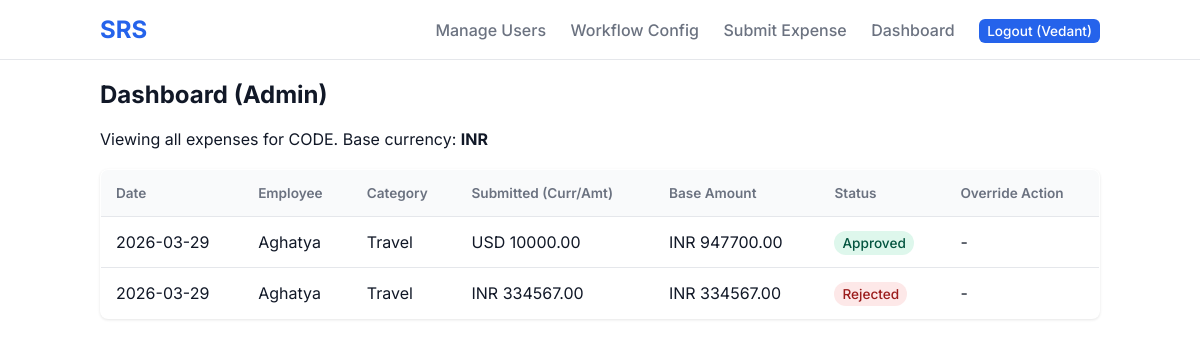
The page /dashboard (signed in) on the database its author committed.
### models.py (models this page shows)
class User(UserMixin, db.Model):
    id = db.Column(db.Integer, primary_key=True)
    username = db.Column(db.String(50), nullable=False, unique=True)
    password_hash = db.Column(db.String(256), nullable=False)
    role = db.Column(db.String(20), nullable=False, default='Employee')
    company_id = db.Column(db.Integer, db.ForeignKey('company.id'), nullable=True)
    manager_id = db.Column(db.Integer, db.ForeignKey('user.id'), nullable=True)
    subordinates = db.relationship('User', backref=db.backref('manager', remote_side=[id]))
    expenses = db.relationship('Expense', backref='employee', foreign_keys='Expense.employee_id', lazy=True)

class Company(db.Model):
    id = db.Column(db.Integer, primary_key=True)
    name = db.Column(db.String(100), nullable=False)
    base_currency = db.Column(db.String(10), nullable=False, default="USD")
    is_manager_approver = db.Column(db.Boolean, default=True) # If true, manager must approve first before workflow triggers
    users = db.relationship('User', backref='company', lazy=True)
    approval_rules = db.relationship('ApprovalRule', backref='company', lazy=True)

class Expense(db.Model):
    id = db.Column(db.Integer, primary_key=True)
    employee_id = db.Column(db.Integer, db.ForeignKey('user.id'), nullable=False)
    amount_submitted = db.Column(db.Float, nullable=False)
    currency_submitted = db.Column(db.String(10), nullable=False)
    amount_base = db.Column(db.Float, nullable=False)
    category = db.Column(db.String(50), nullable=False)
    description = db.Column(db.String(200), nullable=True)
    date = db.Column(db.DateTime, default=datetime.utcnow)
    receipt_image_path = db.Column(db.String(200), nullable=True)
    status = db.Column(db.String(20), default='Pending')
    current_approval_step = db.Column(db.Integer, default=0)
    approvals = db.relationship('ExpenseApprovalStep', backref='expense', lazy=True, cascade="all, delete-orphan")

### app.py (the view, shortened to what this page needs)
@app.route('/')
@app.route('/dashboard')
@login_required
def dashboard():
    if current_user.role in ['Admin', 'CTO']:
        expenses = Expense.query.join(User).filter(User.company_id == current_user.company_id).all()
        return render_template('dashboard_admin.html', expenses=expenses)
    else:
        my_expenses = Expense.query.filter_by(employee_id=current_user.id).all()
        return render_template('dashboard_employee.html', expenses=my_expenses)

### app.py (called while the page is built)
@login_manager.user_loader
def load_user(user_id):
    return User.query.get(int(user_id))

### templates/dashboard_admin.html
{% extends 'base.html' %}
{% block content %}
<h2>Dashboard ({{ current_user.role }})</h2>
<p>Viewing all expenses for {{ current_user.company.name }}. Base currency: <strong>{{ current_user.company.base_currency }}</strong></p>
<table class="table">
    <thead>
        <tr>
            <th>Date</th>
            <th>Employee</th>
            <th>Category</th>
            <th>Submitted (Curr/Amt)</th>
            <th>Base Amount</th>
            <th>Status</th>
            <th>Override Action</th>
        </tr>
    </thead>
    <tbody>
        {% for exp in expenses %}
        <tr>
            <td>{{ exp.date.strftime('%Y-%m-%d') }}</td>
            <td>{{ exp.employee.username }}</td>
            <td>{{ exp.category }}</td>
            <td>{{ exp.currency_submitted }} {{ "%.2f"|format(exp.amount_submitted) }}</td>
            <td>{{ current_user.company.base_currency }} {{ "%.2f"|format(exp.amount_base) }}</td>
            <td><span class="badge badge-{{ exp.status }}">{{ exp.status }}</span></td>
            <td>
                {% if exp.status == 'Pending' %}
                <div style="display: flex; gap: 10px;">
                    <form action="{{ url_for('approve_expense', expense_id=exp.id, action='approve') }}" method="POST">
                        <input type="hidden" name="force_override" value="1">
                        <button type="submit" class="btn-primary btn-sm" style="background:#10B981;">Override & Approve</button>
                    </form>
                    <form action="{{ url_for('approve_expense', expense_id=exp.id, action='reject') }}" method="POST">
                        <input type="hidden" name="force_override" value="1">
                        <button type="submit" class="btn-primary btn-sm" style="background:#EF4444;">Reject</button>
                    </form>
                </div>
                {% else %}
                -
                {% endif %}
            </td>
        </tr>
        {% else %}
        <tr><td colspan="7">No expenses in the system.</td></tr>
        {% endfor %}
    </tbody>
</table>
{% endblock %}

### templates/base.html (shortened to what this page needs)
<!DOCTYPE html>
<html lang="en">
<head>
    <link rel="stylesheet" href="{{ url_for('static', filename='css/style.css') }}">
</head>
<body>
    <nav class="navbar">
        <div class="container nav-content">
            <a href="{{ url_for('dashboard') }}" class="logo">SRS</a>
            <div class="nav-links">
                {% if current_user.is_authenticated %}
                    {% if current_user.role == 'Admin' %}
                        <a href="{{ url_for('manage_users') }}">Manage Users</a>
                        <a href="{{ url_for('manage_workflow') }}">Workflow Config</a>
                    {% endif %}
                    {% if current_user.role in ['Admin', 'Manager', 'Employee'] %}
                        <a href="{{ url_for('submit_expense') }}">Submit Expense</a>
                    {% endif %}
                    <a href="{{ url_for('dashboard') }}">Dashboard</a>
                    <a href="{{ url_for('logout') }}" class="btn-primary btn-sm">Logout ({{ current_user.username }})</a>
                {% else %}
                    <a href="{{ url_for('login') }}">Login</a>
                    <a href="{{ url_for('signup') }}" class="btn-primary">Sign Up</a>
                {% endif %}
            </div>
        </div>
    </nav>
    <div class="container main-content">
        {% block content %}{% endblock %}
    </div>
</body>
</html>

### static/css/style.css (style rules this page uses)
:root { --primary: #2563EB; --primary-hover: #1D4ED8; --bg-color: #F9FAFB; --text-main: #111827; --text-muted: #6B7280; --border: #E5E7EB; --white: #FFFFFF; }
body { font-family: 'Inter', sans-serif; background-color: var(--white); color: var(--text-main); margin: 0; padding: 0; }
.container { max-width: 1000px; margin: 0 auto; padding: 0 20px; }
.navbar { background-color: var(--white); border-bottom: 1px solid var(--border); padding: 15px 0; }
.nav-content { display: flex; justify-content: space-between; align-items: center; }
.logo { font-size: 1.5rem; font-weight: bold; color: var(--primary); text-decoration: none; }
.nav-links a { margin-left: 20px; text-decoration: none; color: var(--text-muted); font-weight: 500; transition: color 0.2s; }
.btn-primary { background-color: var(--primary); color: var(--white) !important; padding: 8px 16px; border-radius: 6px; transition: background 0.2s; border: none; cursor: pointer; font-size: 1rem; }
.btn-sm { padding: 4px 8px; font-size: 0.85rem; }
.table { width: 100%; border-collapse: collapse; margin-top: 20px; background: var(--white); border-radius: 8px; overflow: hidden; box-shadow: 0 1px 3px 0 rgba(0,0,0,0.1); border: 1px solid var(--border); }
.table th, .table td { padding: 15px; text-align: left; border-bottom: 1px solid var(--border); }
.table th { background-color: #F9FAFB; font-weight: 600; color: var(--text-muted); font-size: 0.85rem; }
.badge { padding: 4px 8px; border-radius: 20px; font-size: 0.85rem; font-weight: 500; }
.badge-Approved { background: #DEF7EC; color: #03543F; }
.badge-Rejected { background: #FDE8E8; color: #9B1C1C; }

### rows shown on the page
User: username "Vedant", role "Admin"
Company: company.name "CODE", company.base_currency "INR"
Expense: date "2026-03-29", employee.username "Aghatya", category "Travel", currency_submitted "USD", amount_submitted "10000.00", amount_base "947700.00", status "Approved"
Expense: date "2026-03-29", employee.username "Aghatya", category "Travel", currency_submitted "INR", amount_submitted "334567.00", amount_base "334567.00", status "Rejected"
